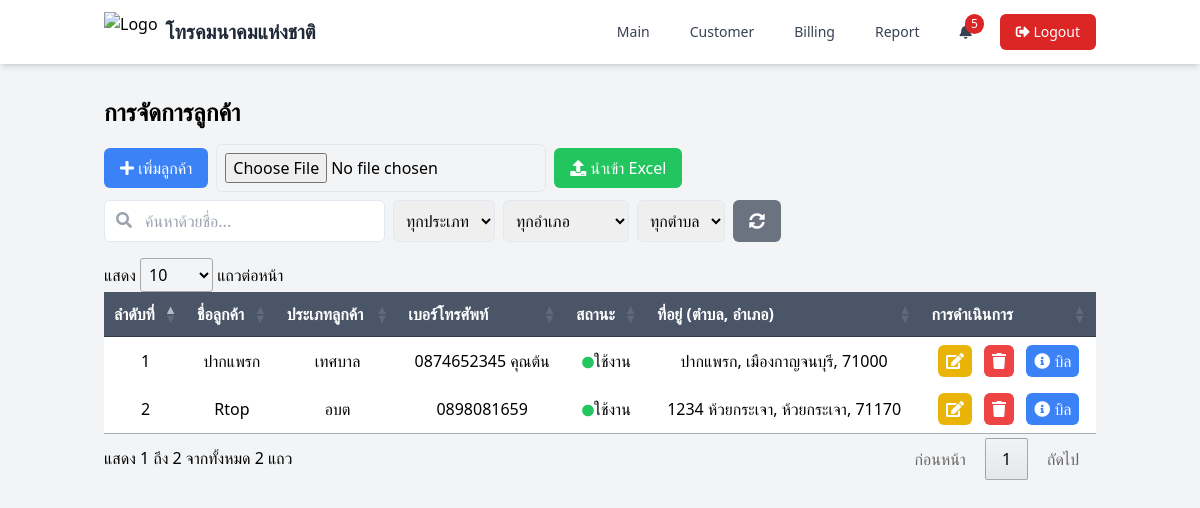
/page/customer.php (signed in), run on the app's committed database.
### tables this page shows
CREATE TABLE `customers` (
  `id_customer` int(11) NOT NULL,
  `name_customer` varchar(100) DEFAULT NULL,
  `type_customer` enum('อบต','อบจ','เทศบาล','โรงแรม') DEFAULT NULL,
  `phone_customer` varchar(50) DEFAULT NULL,
  `status_customer` enum('ใช้งาน','ไม่ได้ใช้งาน') DEFAULT NULL,
  `id_address` int(11) DEFAULT NULL,
  `create_at` datetime DEFAULT NULL,
  `update_at` datetime DEFAULT NULL
);

CREATE TABLE `tambons` (
  `id_tambons` int(11) NOT NULL,
  `zip_code` int(11) NOT NULL,
  `name_tambons` varchar(150) NOT NULL,
  `id_amphures` int(11) NOT NULL
);

CREATE TABLE `amphures` (
  `id_amphures` int(11) NOT NULL,
  `name_amphures` varchar(150) NOT NULL
);

CREATE TABLE `address` (
  `id_address` int(11) NOT NULL,
  `info_address` text DEFAULT NULL,
  `id_amphures` int(11) DEFAULT NULL,
  `id_tambons` int(11) DEFAULT NULL
);

### page/customer.php (the view, shortened to what this page needs)
<?php
require_once  '../function/functions.php';
$customers = $conn->query("
    SELECT c.*, a.info_address, t.name_tambons, am.name_amphures, t.zip_code
    FROM customers c
    JOIN address a ON c.id_address = a.id_address
    JOIN tambons t ON a.id_tambons = t.id_tambons
    JOIN amphures am ON a.id_amphures = am.id_amphures
")->fetch_all(MYSQLI_ASSOC);
?>
<!DOCTYPE html>
<html lang="th">
<head>
    <script src="https://cdn.tailwindcss.com"></script>
    <link rel="stylesheet" href="https://cdnjs.cloudflare.com/ajax/libs/font-awesome/5.15.4/css/all.min.css">
    <link rel="stylesheet" type="text/css" href="https://cdn.datatables.net/1.11.5/css/jquery.dataTables.css">
</head>
<body class="bg-gray-100">
    <?php include './components/navbar.php'; ?>
    <div class="container mx-auto px-4 py-8">
        <h1 class="text-2xl font-bold mb-4">การจัดการลูกค้า</h1>
        <div class="flex flex-wrap items-center justify-between mb-4">
            <div class="flex flex-wrap items-center gap-2">
                <button onclick="openModal()" class="bg-blue-500 text-white px-4 py-2 rounded-md">
                    <i class="fas fa-plus"></i> เพิ่มลูกค้า
                </button>
                <form id="uploadForm" enctype="multipart/form-data" class="flex items-center gap-2">
                    <input type="file" name="excelFile" id="excelFile" accept=".xls, .xlsx" class="border p-2 rounded-md">
                    <button type="submit" class="bg-green-500 text-white px-4 py-2 rounded-md">
                        <i class="fas fa-upload"></i> นำเข้า Excel
                    </button>
                </form>
            </div>
            <div class="flex flex-wrap gap-2">
                <div class="relative">
                    <input type="text" id="searchName" placeholder="ค้นหาด้วยชื่อ..." class="border p-2 rounded-md pl-10">
                    <i class="fas fa-search absolute left-3 top-3 text-gray-400"></i>
                </div>
                <select id="searchType" class="border p-2 rounded-md">
                    <option value="">ทุกประเภท</option>
                </select>
                <select id="searchAmphure" class="border p-2 rounded-md">
                    <option value="">ทุกอำเภอ</option>
                </select>
                <select id="searchTambon" class="border p-2 rounded-md">
                    <option value="">ทุกตำบล</option>
                </select>
                <button onclick="resetSearch()" class="bg-gray-500 text-white px-4 py-2 rounded-md">
                    <i class="fas fa-sync-alt"></i>
                </button>
            </div>
        </div>
        <table id="customerTable" class="   ">
            <thead>
                <tr>
                    <th class="py-2">ลำดับที่</th>
                    <th class="py-2">ชื่อลูกค้า</th>
                    <th class="py-2">ประเภทลูกค้า</th>
                    <th class="py-2">เบอร์โทรศัพท์</th>
                    <th class="py-2">สถานะ</th>
                    <th class="py-2">ที่อยู่ (ตำบล, อำเภอ)</th>
                    <th class="py-2">การดำเนินการ</th>
                </tr>
            </thead>
            <tbody>
                <?php foreach ($customers as $customer): ?>
                    <tr>
                        <td class="py-2 text-center"></td>
                        <td class="py-2 text-center"><?= $customer['name_customer'] ?></td>
                        <td class="py-2 text-center"><?= $customer['type_customer'] ?></td>
                        <td class="py-2 text-center"><?= $customer['phone_customer'] ?></td>
                        <td class="py-2 text-center">
                            <?php if ($customer['status_customer'] === 'ใช้งาน'): ?>
                                <i class="fas fa-circle text-green-500"></i><?= $customer['status_customer'] ?>
                            <?php else: ?>
                                <i class="fas fa-circle text-red-500"></i><?= $customer['status_customer'] ?>
                            <?php endif; ?>
                        </td>
                        <td class="py-2 text-center">
                            <?= $customer['info_address'] ?> <?= $customer['name_tambons'] ?>, <?= $customer['name_amphures'] ?>, <?= $customer['zip_code'] ?>
                        </td>
                        <td class="py-2 text-center">
                            <button onclick="editCustomer(<?= $customer['id_customer'] ?>)" class="bg-yellow-500 text-white px-2 py-1 rounded-md">
                                <i class="fas fa-edit"></i>
                            </button>
                            <button onclick="deleteCustomer(<?= $customer['id_customer'] ?>)" class="bg-red-500 text-white px-2 py-1 rounded-md ml-2">
                                <i class="fas fa-trash"></i>
                            </button>
                            <button onclick="window.location.href='bill.php?id_customer=<?= $customer['id_customer'] ?>'" class="bg-blue-500 text-white px-2 py-1 rounded-md ml-2">
                                <i class="fas fa-info-circle"></i> บิล
                            </button>
                        </td>
                    </tr>
                <?php endforeach; ?>
            </tbody>
        </table>
    </div>
</body>
</html>

### page/customer.php (style rules this page uses)
.flex-wrap { gap: 0.5rem; }
.border { border: 1px solid #e2e8f0; }
.rounded-md { border-radius: 0.375rem; }
#customerTable thead th { background-color: #4a5568; color: white; }
#customerTable tbody tr { background-color:rgb(255, 255, 255); }
.fa-circle { font-size: 12px; }

### data on the page
customers: name_customer "ปากแพรก", type_customer "เทศบาล", phone_customer "0874652345 คุณต้น", status_customer "ใช้งาน", tambons.name_tambons "ปากแพรก", amphures.name_amphures "เมืองกาญจนบุรี", tambons.zip_code "71000"
customers: name_customer "Rtop", type_customer "อบต", phone_customer "0898081659", status_customer "ใช้งาน", id_address.info_address "1234", tambons.name_tambons "ห้วยกระเจา", amphures.name_amphures "ห้วยกระเจา", tambons.zip_code "71170"

### other printed values
$near_expiry_count "5"
